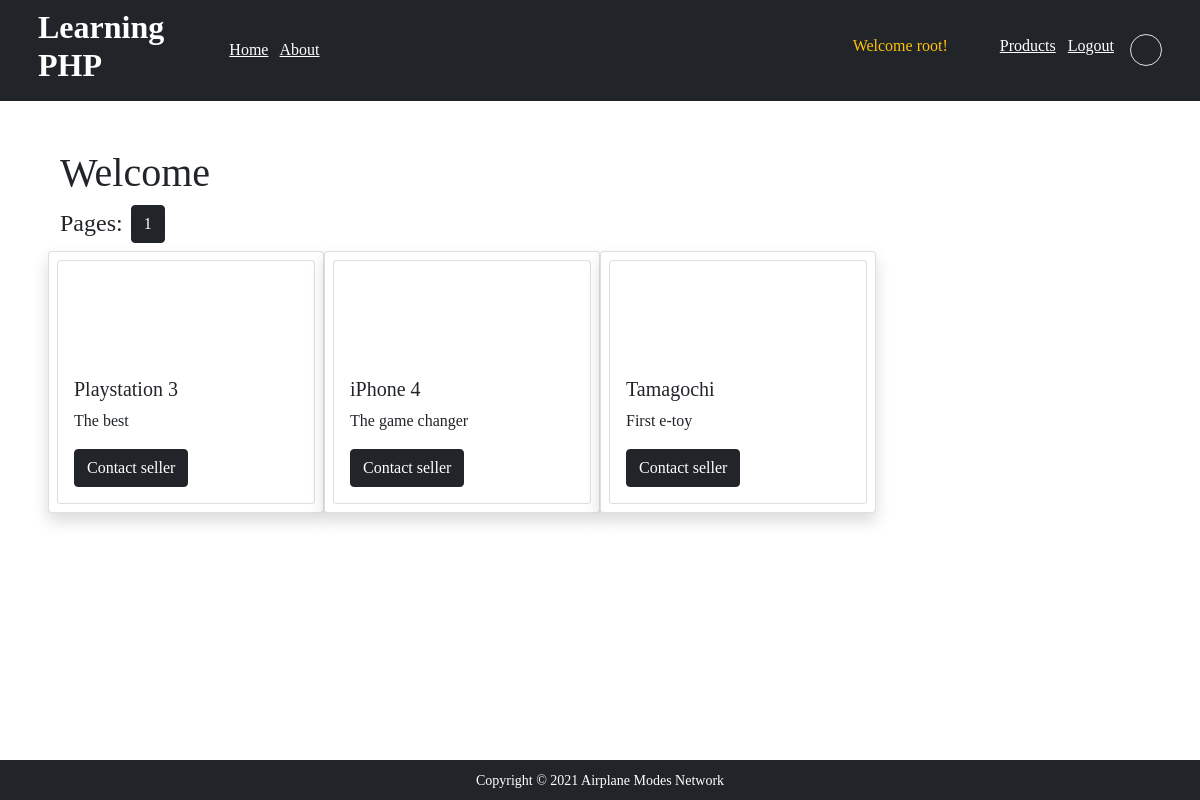
The page /index.php (signed in) on the database its author committed.
### tables this page shows
CREATE TABLE `products` (
  `id` int(11) NOT NULL,
  `title` varchar(128) NOT NULL,
  `info` varchar(512) NOT NULL,
  `price` double NOT NULL,
  `img_url` varchar(512) NOT NULL,
  `date_created` timestamp NOT NULL DEFAULT current_timestamp(),
  `user_id` int(11) NOT NULL
);

### util.php (called while the page is built, shortened)
<?php
function user_verify() {
    $verify = false;
    if(isset($_SESSION['user_id'])) {
        if(isset($_SESSION['user_ip']) && $_SESSION['user_ip'] == $_SERVER['REMOTE_ADDR']) {
            if(isset($_SESSION['user_agent']) && $_SESSION['user_agent'] == $_SERVER['HTTP_USER_AGENT']) {
                $verify = true;
            }
        }
    }
    return $verify;
};

### index.php (the view, shortened to what this page needs)
<?php
    include_once './connect.php';
    include_once './util.php';
    include_once './header.php';
    if ($user) {
        $query_for_pages = "SELECT COUNT(*) as total FROM products WHERE user_id = {$_SESSION['user_id']};";
        $result_pages = $conn->query($query_for_pages);
        $total = mysqli_fetch_assoc($result_pages);
        $per_page = 4;
        $total_pages = ceil($total["total"]/$per_page);
        $page = isset($_GET["page"]) ? ($_GET["page"] - 1) * $per_page : 0 ;
        $query = "SELECT * FROM products WHERE user_id = {$_SESSION['user_id']} LIMIT {$page}, {$per_page}";
        $result = $conn -> query($query);
        $arr = [];
        while ($row = mysqli_fetch_assoc($result)) {
            array_push($arr, $row);
        }
    }
?>
<main class="container-fluid p-5">
    <div class="container">
        <h1>Welcome</h1>
        <?php if($user) : ?>
        <div class="d-flex fs-4">Pages:<?php for ($i = 0; $i < $total_pages; $i++) : ?>
            <a href="index.php?page=<?= $i+1 ?>" class="ms-2 mb-2 btn btn-dark"><?= $i+1 ?></a>
            <?php endfor; ?>
        </div>
        <?php endif; ?>
        <div class="row">
            <?php if($user) : ?>
                <?php foreach ($arr as $item) : ?>
                    <div class="card col-lg-3 p-2 shadow">
                      <div class="card">
                        <div style="float:right; height:100px; background-image:url(<?= strlen($item['img_url']) > 4 ? $item['img_url'] : "https://cdn.pixabay.com/photo/2015/06/27/16/34/food-823607__340.jpg" ?>); background-size:cover; background-position:center;"></div>
                          <div class="card-body">
                            <h5 class="card-title"><?= $item['title'] ?></h5>
                            <p class="card-text"><?= $item['info'] ?></p>
                            <a href="#" class="btn btn-dark">Contact seller</a>
                          </div>
                      </div>
                    </div>
                <?php endforeach; ?>
            <?php endif; ?>
        </div>
    </div>
</main>
<?php include './footer.php' ?>

### css/style.css (style rules this page uses)
body { font-family: Ubuntu; }

### rows shown on the page
products: title "Playstation 3", info "The best"
products: title "iPhone 4", info "The game changer"
products: title "Tamagochi", info "First e-toy"

### other values the page prints
$_SESSION['user_name'] "root"
